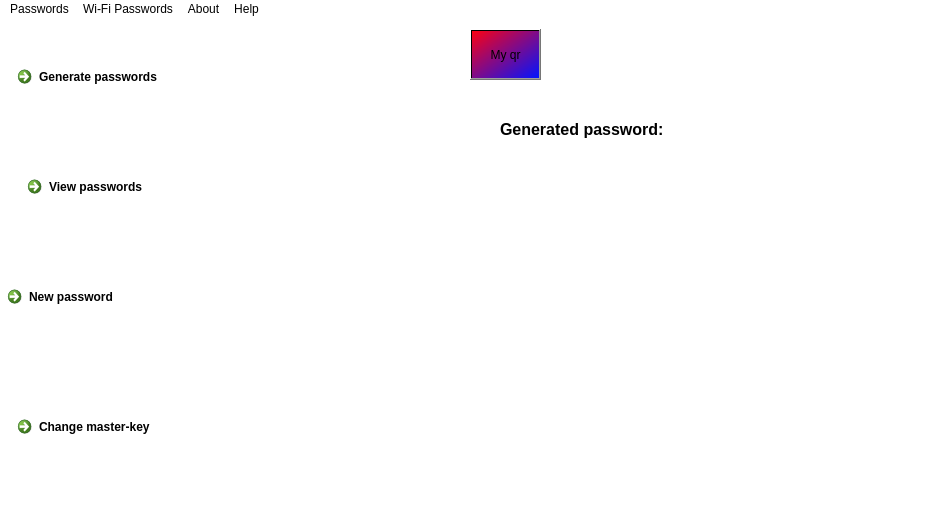
<?xml version="1.0" encoding="UTF-8"?>
<ui version="4.0">
 <class>MainWindow</class>
 <widget class="QMainWindow" name="MainWindow">
  <property name="geometry">
   <rect>
    <x>0</x>
    <y>0</y>
    <width>947</width>
    <height>520</height>
   </rect>
  </property>
  <property name="windowTitle">
   <string>MainWindow</string>
  </property>
  <property name="styleSheet">
   <string notr="true">background-color: rgb(255, 255, 255);
color: rgb(0, 0, 0);</string>
  </property>
  <widget class="QWidget" name="centralwidget">
   <widget class="QCommandLinkButton" name="commandLinkButton">
    <property name="geometry">
     <rect>
      <x>0</x>
      <y>260</y>
      <width>231</width>
      <height>51</height>
     </rect>
    </property>
    <property name="styleSheet">
     <string notr="true">font: 700 12pt &quot;System&quot;;</string>
    </property>
    <property name="text">
     <string>New password</string>
    </property>
   </widget>
   <widget class="QCommandLinkButton" name="changeMasterKey">
    <property name="geometry">
     <rect>
      <x>10</x>
      <y>390</y>
      <width>271</width>
      <height>41</height>
     </rect>
    </property>
    <property name="styleSheet">
     <string notr="true">font: 700 12pt &quot;System&quot;;</string>
    </property>
    <property name="text">
     <string>Change master-key</string>
    </property>
   </widget>
   <widget class="QLineEdit" name="lineEdit">
    <property name="geometry">
     <rect>
      <x>540</x>
      <y>200</y>
      <width>211</width>
      <height>28</height>
     </rect>
    </property>
   </widget>
   <widget class="QLabel" name="label">
    <property name="geometry">
     <rect>
      <x>550</x>
      <y>170</y>
      <width>101</width>
      <height>20</height>
     </rect>
    </property>
    <property name="text">
     <string>New key</string>
    </property>
   </widget>
   <widget class="QPushButton" name="saveMasterKey">
    <property name="geometry">
     <rect>
      <x>670</x>
      <y>240</y>
      <width>83</width>
      <height>29</height>
     </rect>
    </property>
    <property name="text">
     <string>Save</string>
    </property>
   </widget>
   <widget class="QLabel" name="label_2">
    <property name="geometry">
     <rect>
      <x>500</x>
      <y>70</y>
      <width>351</width>
      <height>301</height>
     </rect>
    </property>
    <property name="text">
     <string/>
    </property>
    <property name="pixmap">
     <pixmap>../build-qqw-Desktop_Qt_5_15_0_MSVC2015_64bit-Debug/sized.jpg</pixmap>
    </property>
   </widget>
   <widget class="QLabel" name="lblshortcut">
    <property name="geometry">
     <rect>
      <x>500</x>
      <y>90</y>
      <width>401</width>
      <height>41</height>
     </rect>
    </property>
    <property name="text">
     <string>&lt;html&gt;&lt;head/&gt;&lt;body&gt;&lt;p&gt;&lt;span style=&quot; font-size:12pt; font-weight:700;&quot;&gt;Generated password:&lt;/span&gt;&lt;/p&gt;&lt;/body&gt;&lt;/html&gt;</string>
    </property>
   </widget>
   <widget class="QLabel" name="generatedLbl">
    <property name="geometry">
     <rect>
      <x>500</x>
      <y>140</y>
      <width>421</width>
      <height>91</height>
     </rect>
    </property>
    <property name="text">
     <string>&lt;html&gt;&lt;head/&gt;&lt;body&gt;&lt;p&gt;&lt;br/&gt;&lt;/p&gt;&lt;/body&gt;&lt;/html&gt;</string>
    </property>
   </widget>
   <widget class="QPushButton" name="qrGenBth">
    <property name="geometry">
     <rect>
      <x>470</x>
      <y>10</y>
      <width>71</width>
      <height>51</height>
     </rect>
    </property>
    <property name="styleSheet">
     <string notr="true">background-color: qlineargradient(spread:pad, x1:0, y1:0, x2:1, y2:1, stop:0 rgba(252, 2, 19, 255), stop:1 rgba(3, 20, 255, 255));</string>
    </property>
    <property name="text">
     <string>My qr</string>
    </property>
   </widget>
   <widget class="QCommandLinkButton" name="generate_passwdBth">
    <property name="geometry">
     <rect>
      <x>10</x>
      <y>40</y>
      <width>281</width>
      <height>61</height>
     </rect>
    </property>
    <property name="styleSheet">
     <string notr="true">font: 700 12pt &quot;System&quot;;</string>
    </property>
    <property name="text">
     <string>Generate passwords</string>
    </property>
   </widget>
   <widget class="QCommandLinkButton" name="viewPasswdsBth">
    <property name="geometry">
     <rect>
      <x>20</x>
      <y>150</y>
      <width>183</width>
      <height>41</height>
     </rect>
    </property>
    <property name="styleSheet">
     <string notr="true">font: 700 12pt &quot;System&quot;;</string>
    </property>
    <property name="text">
     <string>View passwords</string>
    </property>
   </widget>
  </widget>
  <widget class="QMenuBar" name="menubar">
   <property name="geometry">
    <rect>
     <x>0</x>
     <y>0</y>
     <width>947</width>
     <height>25</height>
    </rect>
   </property>
   <widget class="QMenu" name="menuddddd">
    <property name="title">
     <string>Passwords</string>
    </property>
    <addaction name="separator"/>
    <addaction name="separator"/>
    <addaction name="separator"/>
    <addaction name="separator"/>
    <addaction name="actionDelete_all_Passwords"/>
    <addaction name="actionDelete_some_Passwords"/>
    <addaction name="separator"/>
   </widget>
   <widget class="QMenu" name="menuAbout">
    <property name="title">
     <string>About</string>
    </property>
    <addaction name="actionVersion_3_9"/>
    <addaction name="actionjprogram_bk_com"/>
   </widget>
   <widget class="QMenu" name="menuWi_Fi_Passwords">
    <property name="title">
     <string>Wi-Fi Passwords</string>
    </property>
    <addaction name="actionHome_Wi_Fi"/>
    <addaction name="actionOthers"/>
   </widget>
   <widget class="QMenu" name="menuHelp">
    <property name="title">
     <string>Help</string>
    </property>
    <widget class="QMenu" name="menuI_delete_my_passwords_Help_me">
     <property name="title">
      <string>I delete my passwords! Help me!</string>
     </property>
     <addaction name="actionReestablish"/>
     <addaction name="actionStart_over"/>
    </widget>
    <widget class="QMenu" name="menuI_cant_generate_qr">
     <property name="title">
      <string>I cant generate qr</string>
     </property>
     <addaction name="actionRegenerate_qr"/>
     <addaction name="actionWrite_support"/>
    </widget>
    <addaction name="menuI_delete_my_passwords_Help_me"/>
    <addaction name="menuI_cant_generate_qr"/>
   </widget>
   <addaction name="menuddddd"/>
   <addaction name="menuWi_Fi_Passwords"/>
   <addaction name="menuAbout"/>
   <addaction name="menuHelp"/>
  </widget>
  <action name="actionDelete_all_Passwords">
   <property name="text">
    <string>Remove all Passwords</string>
   </property>
  </action>
  <action name="actionDelete_some_Passwords">
   <property name="text">
    <string>Remove some Passwords</string>
   </property>
  </action>
  <action name="actionVersion_3_9">
   <property name="text">
    <string>Version 3.9</string>
   </property>
  </action>
  <action name="actionjprogram_bk_com">
   <property name="text">
    <string>JuneSunAt7</string>
   </property>
  </action>
  <action name="actionNew_Password">
   <property name="text">
    <string>New Password</string>
   </property>
   <property name="shortcut">
    <string>Ctrl+O</string>
   </property>
  </action>
  <action name="actionHome_Wi_Fi">
   <property name="text">
    <string>Home Wi-Fi</string>
   </property>
  </action>
  <action name="actionOthers">
   <property name="text">
    <string>Others</string>
   </property>
  </action>
  <action name="actionReestablish">
   <property name="text">
    <string>Reestablish</string>
   </property>
  </action>
  <action name="actionStart_over">
   <property name="text">
    <string>Start over </string>
   </property>
  </action>
  <action name="actionRegenerate_qr">
   <property name="text">
    <string>Regenerate qr</string>
   </property>
  </action>
  <action name="actionWrite_support">
   <property name="text">
    <string>Write support</string>
   </property>
  </action>
 </widget>
 <resources/>
 <connections/>
</ui>
